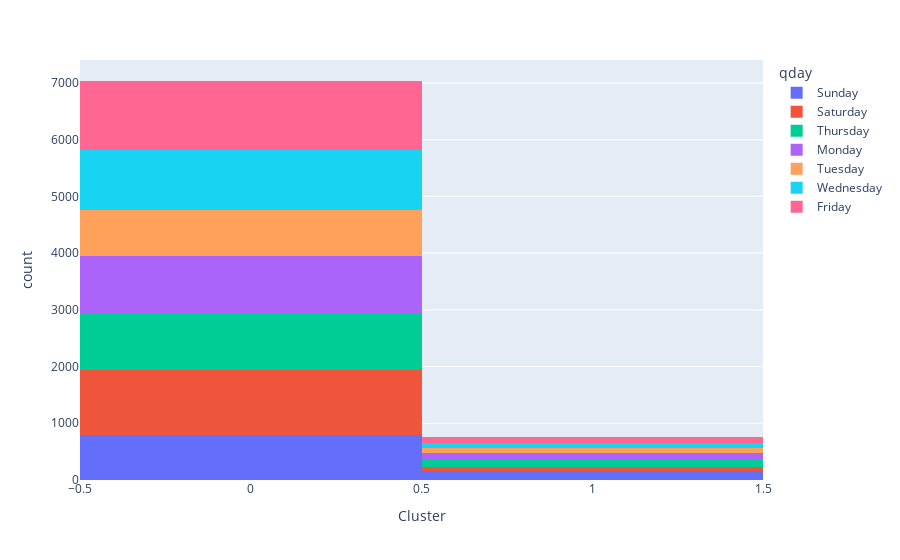

Notebook code for this chart:
### Code cell
fig = px.histogram(clusters_names, x='Cluster', color="qday")
fig.show()

### Figure 1 — Plotly figure (JSON) as saved in the notebook; plotly's stock layout.template omitted (floating-point values rounded to 4 significant figures; data arrays with more than 128 entries replaced by an {"elided": "..."} marker saying what was removed)
{"data": [{"alignmentgroup": "True", "bingroup": "x", "hoverlabel": {"namelength": 0}, "hovertemplate": "qday=Sunday<br>Cluster=%{x}<br>count=%{y}", "legendgroup": "Sunday", "marker": {"color": "#636efa"}, "name": "Sunday", "offsetgroup": "Sunday", "orientation": "v", "showlegend": true, "type": "histogram", "x": {"elided": "956 int values"}, "xaxis": "x", "yaxis": "y"}, {"alignmentgroup": "True", "bingroup": "x", "hoverlabel": {"namelength": 0}, "hovertemplate": "qday=Saturday<br>Cluster=%{x}<br>count=%{y}", "legendgroup": "Saturday", "marker": {"color": "#EF553B"}, "name": "Saturday", "offsetgroup": "Saturday", "orientation": "v", "showlegend": true, "type": "histogram", "x": {"elided": "1218 int values"}, "xaxis": "x", "yaxis": "y"}, {"alignmentgroup": "True", "bingroup": "x", "hoverlabel": {"namelength": 0}, "hovertemplate": "qday=Thursday<br>Cluster=%{x}<br>count=%{y}", "legendgroup": "Thursday", "marker": {"color": "#00cc96"}, "name": "Thursday", "offsetgroup": "Thursday", "orientation": "v", "showlegend": true, "type": "histogram", "x": {"elided": "1120 int values"}, "xaxis": "x", "yaxis": "y"}, {"alignmentgroup": "True", "bingroup": "x", "hoverlabel": {"namelength": 0}, "hovertemplate": "qday=Monday<br>Cluster=%{x}<br>count=%{y}", "legendgroup": "Monday", "marker": {"color": "#ab63fa"}, "name": "Monday", "offsetgroup": "Monday", "orientation": "v", "showlegend": true, "type": "histogram", "x": {"elided": "1134 int values"}, "xaxis": "x", "yaxis": "y"}, {"alignmentgroup": "True", "bingroup": "x", "hoverlabel": {"namelength": 0}, "hovertemplate": "qday=Tuesday<br>Cluster=%{x}<br>count=%{y}", "legendgroup": "Tuesday", "marker": {"color": "#FFA15A"}, "name": "Tuesday", "offsetgroup": "Tuesday", "orientation": "v", "showlegend": true, "type": "histogram", "x": {"elided": "909 int values"}, "xaxis": "x", "yaxis": "y"}, {"alignmentgroup": "True", "bingroup": "x", "hoverlabel": {"namelength": 0}, "hovertemplate": "qday=Wednesday<br>Cluster=%{x}<br>count=%{y}", "legendgroup": "Wednesday", "marker": {"color": "#19d3f3"}, "name": "Wednesday", "offsetgroup": "Wednesday", "orientation": "v", "showlegend": true, "type": "histogram", "x": {"elided": "1138 int values"}, "xaxis": "x", "yaxis": "y"}, {"alignmentgroup": "True", "bingroup": "x", "hoverlabel": {"namelength": 0}, "hovertemplate": "qday=Friday<br>Cluster=%{x}<br>count=%{y}", "legendgroup": "Friday", "marker": {"color": "#FF6692"}, "name": "Friday", "offsetgroup": "Friday", "orientation": "v", "showlegend": true, "type": "histogram", "x": {"elided": "1313 int values"}, "xaxis": "x", "yaxis": "y"}], "layout": {"barmode": "relative", "legend": {"title": {"text": "qday"}, "tracegroupgap": 0}, "margin": {"t": 60}, "xaxis": {"anchor": "y", "domain": [0, 1], "title": {"text": "Cluster"}}, "yaxis": {"anchor": "x", "domain": [0, 1], "title": {"text": "count"}}}}
